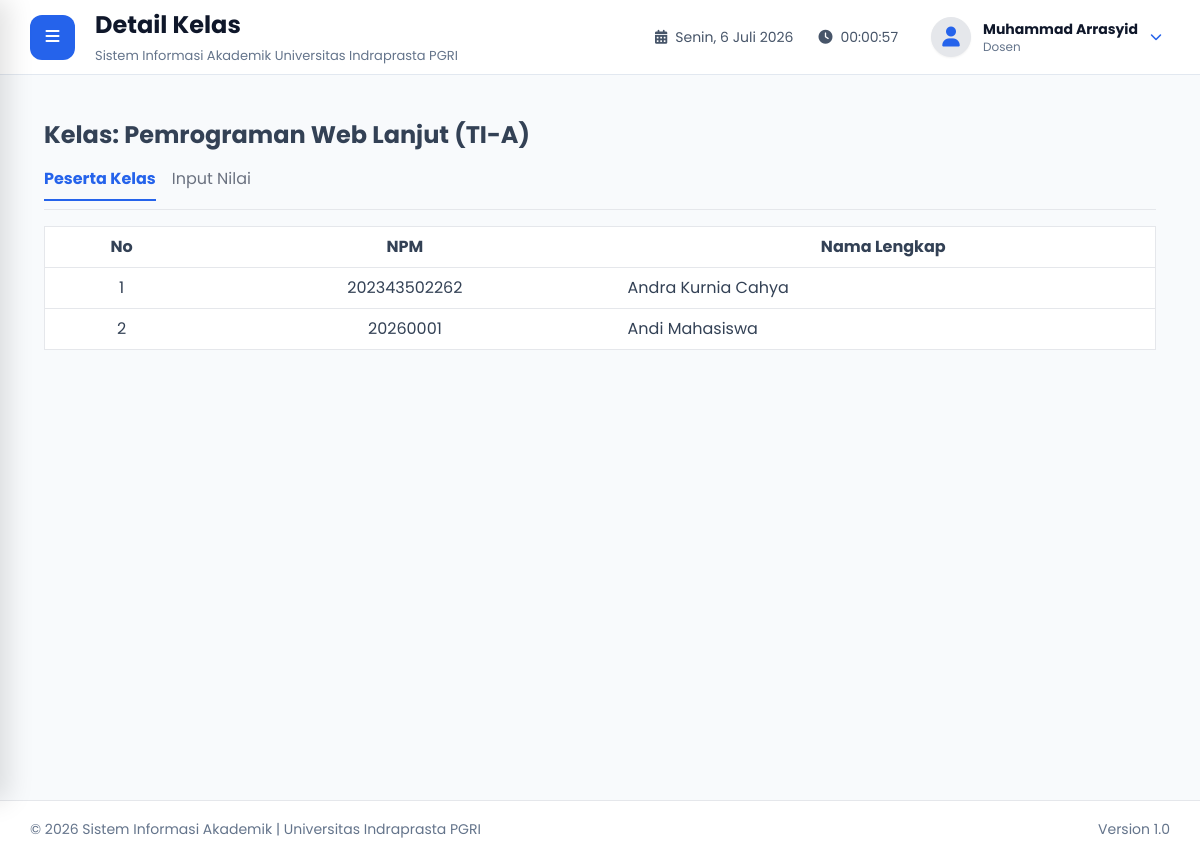
/dosen/detail.php?id=3491cf40-6b80-4ff6-8e5c-d52b237a9276 (signed in), run on the app's committed database.
### tables this page shows
CREATE TABLE IF NOT EXISTS `kelas_perkuliahan` (
  `id_kelas_perkuliahan` char(36) NOT NULL,
  `id_matkul` char(36) NOT NULL,
  `id_dosen` char(36) NOT NULL,
  `id_kelas` char(36) NOT NULL,
  `id_periode` char(36) NOT NULL,
  `hari` varchar(20) DEFAULT NULL,
  `jam_mulai` time DEFAULT NULL,
  `jam_selesai` time DEFAULT NULL,
  `ruangan` varchar(50) DEFAULT NULL,
  PRIMARY KEY (`id_kelas_perkuliahan`),
  KEY `id_matkul` (`id_matkul`),
  KEY `id_dosen` (`id_dosen`),
  KEY `id_kelas` (`id_kelas`),
  KEY `id_periode` (`id_periode`),
  CONSTRAINT `kelas_perkuliahan_ibfk_1` FOREIGN KEY (`id_matkul`) REFERENCES `mata_kuliah` (`id_matkul`) ON DELETE CASCADE,
  CONSTRAINT `kelas_perkuliahan_ibfk_2` FOREIGN KEY (`id_dosen`) REFERENCES `dosen` (`id_dosen`) ON DELETE CASCADE,
  CONSTRAINT `kelas_perkuliahan_ibfk_3` FOREIGN KEY (`id_kelas`) REFERENCES `kelas` (`id_kelas`) ON DELETE CASCADE,
  CONSTRAINT `kelas_perkuliahan_ibfk_4` FOREIGN KEY (`id_periode`) REFERENCES `periode_akademik` (`id_periode`) ON DELETE CASCADE
);

CREATE TABLE IF NOT EXISTS `mata_kuliah` (
  `id_matkul` char(36) NOT NULL,
  `id_prodi` char(36) NOT NULL,
  `kode_matkul` varchar(20) NOT NULL,
  `nama_matkul` varchar(100) NOT NULL,
  `sks` int NOT NULL,
  PRIMARY KEY (`id_matkul`),
  UNIQUE KEY `kode_matkul` (`kode_matkul`),
  KEY `id_prodi` (`id_prodi`),
  CONSTRAINT `mata_kuliah_ibfk_1` FOREIGN KEY (`id_prodi`) REFERENCES `prodi` (`id_prodi`) ON DELETE CASCADE
);

CREATE TABLE IF NOT EXISTS `kelas` (
  `id_kelas` char(36) NOT NULL,
  `id_prodi` char(36) NOT NULL,
  `nama_kelas` varchar(20) NOT NULL,
  PRIMARY KEY (`id_kelas`),
  UNIQUE KEY `uk_prodi_kelas` (`id_prodi`,`nama_kelas`),
  CONSTRAINT `kelas_ibfk_1` FOREIGN KEY (`id_prodi`) REFERENCES `prodi` (`id_prodi`) ON DELETE CASCADE
);

CREATE TABLE IF NOT EXISTS `peserta_kelas` (
  `id_peserta_kelas` char(36) NOT NULL,
  `id_kelas_perkuliahan` char(36) NOT NULL,
  `id_mahasiswa` char(36) NOT NULL,
  `created_at` timestamp NULL DEFAULT CURRENT_TIMESTAMP,
  PRIMARY KEY (`id_peserta_kelas`),
  UNIQUE KEY `uk_kelas_mahasiswa` (`id_kelas_perkuliahan`,`id_mahasiswa`),
  KEY `id_mahasiswa` (`id_mahasiswa`),
  CONSTRAINT `peserta_kelas_ibfk_1` FOREIGN KEY (`id_kelas_perkuliahan`) REFERENCES `kelas_perkuliahan` (`id_kelas_perkuliahan`) ON DELETE CASCADE,
  CONSTRAINT `peserta_kelas_ibfk_2` FOREIGN KEY (`id_mahasiswa`) REFERENCES `mahasiswa` (`id_mahasiswa`) ON DELETE CASCADE
);

CREATE TABLE IF NOT EXISTS `mahasiswa` (
  `id_mahasiswa` char(36) NOT NULL,
  `id_user` char(36) NOT NULL,
  `npm` varchar(30) NOT NULL,
  `jk` enum('L','P') DEFAULT NULL,
  `tempat_lahir` varchar(100) DEFAULT NULL,
  `tanggal_lahir` date DEFAULT NULL,
  `alamat` text,
  `email` varchar(100) DEFAULT NULL,
  `telepon` varchar(20) DEFAULT NULL,
  `angkatan` year DEFAULT NULL,
  `id_prodi` char(36) NOT NULL,
  `id_kelas` char(36) NOT NULL,
  `semester` int DEFAULT '1',
  `status_akademik` enum('aktif','cuti','lulus','dropout') DEFAULT 'aktif',
  `agama` enum('Islam','Kristen','Katolik','Hindu','Buddha','Konghucu','Lainnya') DEFAULT NULL,
  `profil_lengkap` tinyint(1) DEFAULT '0',
  PRIMARY KEY (`id_mahasiswa`),
  UNIQUE KEY `id_user` (`id_user`),
  UNIQUE KEY `npm` (`npm`),
  KEY `id_prodi` (`id_prodi`),
  KEY `id_kelas` (`id_kelas`),
  CONSTRAINT `mahasiswa_ibfk_1` FOREIGN KEY (`id_user`) REFERENCES `users` (`id_user`) ON DELETE CASCADE,
  CONSTRAINT `mahasiswa_ibfk_2` FOREIGN KEY (`id_prodi`) REFERENCES `prodi` (`id_prodi`) ON DELETE CASCADE,
  CONSTRAINT `mahasiswa_ibfk_3` FOREIGN KEY (`id_kelas`) REFERENCES `kelas` (`id_kelas`) ON DELETE CASCADE
);

CREATE TABLE IF NOT EXISTS `users` (
  `id_user` char(36) NOT NULL,
  `username` varchar(50) NOT NULL,
  `password_hash` varchar(255) NOT NULL,
  `nama_lengkap` varchar(100) NOT NULL,
  `foto` varchar(255) DEFAULT 'default-user.png',
  `role` enum('admin','dosen','mahasiswa') NOT NULL,
  `status` enum('aktif','nonaktif') DEFAULT 'aktif',
  `last_login` datetime DEFAULT NULL,
  `created_at` timestamp NULL DEFAULT CURRENT_TIMESTAMP,
  PRIMARY KEY (`id_user`),
  UNIQUE KEY `username` (`username`)
);

### dosen/detail.php (the view, shortened to what this page needs)
<?php
require_once "../config/koneksi.php";
$id_kp = $_GET['id'] ?? '';
$id_user = $_SESSION['user_id'];
$id_dosen = $pdo->prepare("SELECT id_dosen FROM dosen WHERE id_user = ?");
$id_dosen->execute([$id_user]);
$id_dosen = $id_dosen->fetchColumn();
$cek = $pdo->prepare("SELECT kp.*, m.nama_matkul, k.nama_kelas FROM kelas_perkuliahan kp JOIN mata_kuliah m ON kp.id_matkul=m.id_matkul JOIN kelas k ON kp.id_kelas=k.id_kelas WHERE kp.id_kelas_perkuliahan = ? AND kp.id_dosen = ?");
$cek->execute([$id_kp, $id_dosen]);
$kp = $cek->fetch();
$peserta = $pdo->prepare("
    SELECT p.id_peserta_kelas, m.npm, u.nama_lengkap, n.tugas, n.uts, n.uas, n.nilai_akhir, n.nilai_huruf
    FROM peserta_kelas p
    JOIN mahasiswa m ON p.id_mahasiswa = m.id_mahasiswa
    JOIN users u ON m.id_user = u.id_user
    LEFT JOIN nilai n ON p.id_peserta_kelas = n.id_peserta_kelas
    WHERE p.id_kelas_perkuliahan = ?
    ORDER BY m.npm ASC
");
$peserta->execute([$id_kp]);
$listPeserta = $peserta->fetchAll();
require_once "../layout/header.php";
require_once "../layout/sidebar.php";
require_once "../layout/navbar.php";
?>
<div class="p-6">
    <h1 class="text-2xl font-bold mb-4">Kelas: <?= htmlspecialchars($kp['nama_matkul']) ?> (<?= htmlspecialchars($kp['nama_kelas']) ?>)</h1>
    <div class="flex gap-4 mb-4 border-b pb-2">
        <button id="btn-peserta" class="font-bold text-blue-600 pb-2 border-b-2 border-blue-600" onclick="switchTab('peserta')">Peserta Kelas</button>
        <button id="btn-nilai" class="text-gray-500 pb-2 border-b-2 border-transparent hover:text-blue-600" onclick="switchTab('nilai')">Input Nilai</button>
    </div>
    <div id="tab-peserta">
        <table class="min-w-full bg-white border">
            <thead>
                <tr>
                    <th class="py-2 px-4 border-b">No</th>
                    <th class="py-2 px-4 border-b">NPM</th>
                    <th class="py-2 px-4 border-b">Nama Lengkap</th>
                </tr>
            </thead>
            <tbody>
                <?php foreach($listPeserta as $i => $p): ?>
                <tr>
                    <td class="py-2 px-4 border-b text-center"><?= $i+1 ?></td>
                    <td class="py-2 px-4 border-b text-center"><?= htmlspecialchars($p['npm']) ?></td>
                    <td class="py-2 px-4 border-b"><?= htmlspecialchars($p['nama_lengkap']) ?></td>
                </tr>
                <?php endforeach; ?>
            </tbody>
        </table>
    </div>
</div>
<?php require_once "../layout/footer.php"; ?>

### assets/css/style.css (style rules this page uses)
* { margin:0; padding:0; box-sizing:border-box; font-family:'Poppins',sans-serif; }
html { scroll-behavior:smooth; }
body { background:#f1f5f9; color:#334155; overflow-x:hidden; }
.text-center { text-align:center; }
.mb-4 { margin-bottom:40px; }

### data on the page
kelas_perkuliahan: id_matkul.nama_matkul "Pemrograman Web Lanjut", id_kelas.nama_kelas "TI-A"
peserta_kelas: id_mahasiswa.npm "202343502262", users.nama_lengkap "Andra Kurnia Cahya"
peserta_kelas: id_mahasiswa.npm "20260001", users.nama_lengkap "Andi Mahasiswa"

### other printed values
$pageTitle "Detail Kelas"
$nama "Muhammad Arrasyid"
$role "Dosen"
NAMA_APLIKASI "Sistem Informasi Akademik"
NAMA_KAMPUS "Universitas Indraprasta PGRI"
VERSI "1.0"
